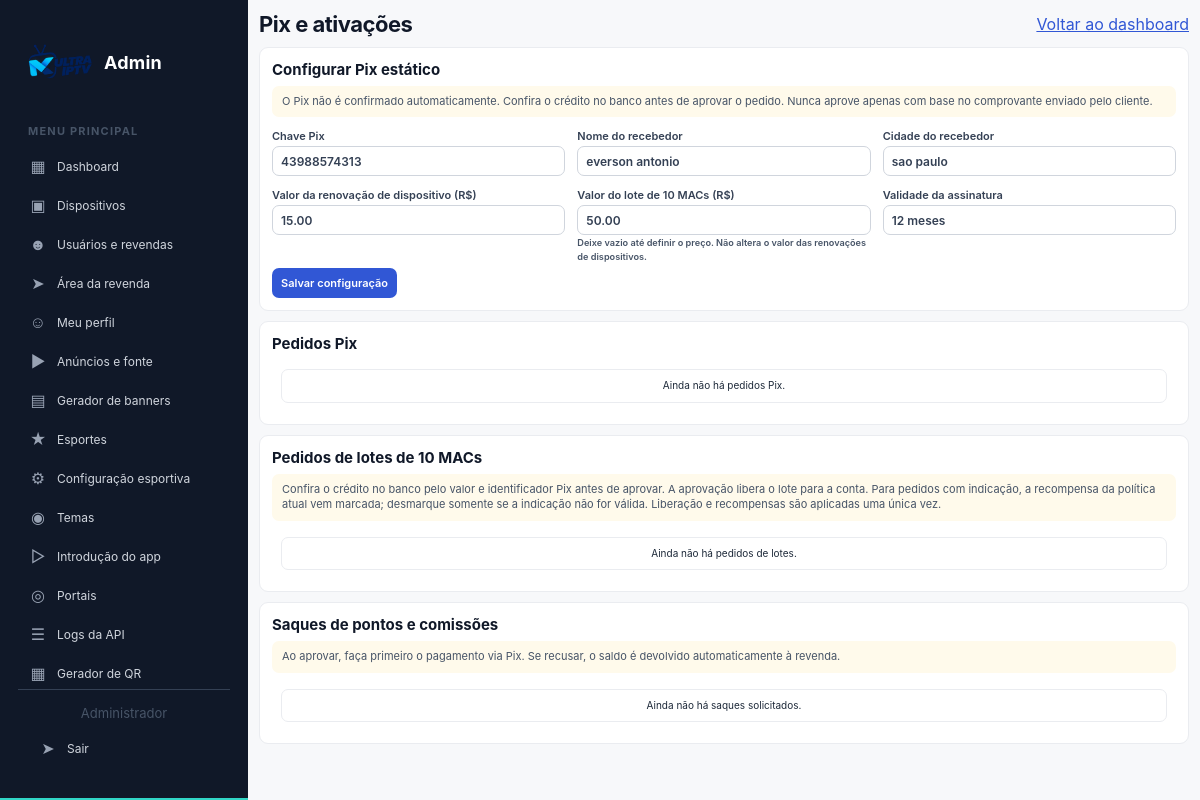
The page /admin/pix.php (signed in) on the database its author committed.
### tables this page shows
CREATE TABLE app_settings (
            setting_key TEXT PRIMARY KEY,
            setting_value TEXT NOT NULL DEFAULT ''
        );

CREATE TABLE pix_config (
            id INTEGER PRIMARY KEY CHECK (id = 1),
            pix_key TEXT NOT NULL DEFAULT '',
            merchant_name TEXT NOT NULL DEFAULT '',
            merchant_city TEXT NOT NULL DEFAULT '',
            amount_cents INTEGER NOT NULL DEFAULT 0,
            duration_days INTEGER NOT NULL DEFAULT 30,
            updated_at TEXT
        , "reseller_credit_amount_cents" INTEGER NOT NULL DEFAULT 0);

### admin/pix.php (the view, shortened to what the rows shown need)
<?php
require_once __DIR__ . '/../api/includes/db.php';
require_once __DIR__ . '/../api/includes/referrals.php';
$referralPolicy = getReferralRewardPolicy();
$db = getDB();
$config = $db->query('SELECT * FROM pix_config WHERE id = 1')->fetch();
?>
<!DOCTYPE html>
<html lang="pt-BR">
<head>
    <link rel="stylesheet" href="assets/panel.css">
</head>
<body class="admin-page pix-admin-page">
<?php require __DIR__ . '/navigation.php'; ?>
<main>
    <header class="top"><h1>Pix e ativações</h1><a href="index.php">Voltar ao dashboard</a></header>
    <section class="panel">
        <h2>Configurar Pix estático</h2>
        <form method="post">
            <div class="grid">
                <label>Chave Pix<input name="pix_key" maxlength="77" value="<?= $escape((string) ($config['pix_key'] ?? '')) ?>" required></label>
                <label>Nome do recebedor<input name="merchant_name" maxlength="100" value="<?= $escape((string) ($config['merchant_name'] ?? '')) ?>" required></label>
                <label>Cidade do recebedor<input name="merchant_city" maxlength="80" value="<?= $escape((string) ($config['merchant_city'] ?? '')) ?>" required></label>
                <label>Valor da renovação de dispositivo (R$)<input name="amount" inputmode="decimal" pattern="[0-9]+([,.][0-9]{1,2})?" value="<?= isset($config['amount_cents']) ? number_format((int) $config['amount_cents'] / 100, 2, '.', '') : '' ?>" required></label>
                <label>Valor do lote de <?= (int) $referralPolicy['credit_mac_amount'] ?> MACs (R$)<input name="credit_amount" inputmode="decimal" pattern="[0-9]+([,.][0-9]{1,2})?" value="<?= !empty($config['reseller_credit_amount_cents']) ? number_format((int) $config['reseller_credit_amount_cents'] / 100, 2, '.', '') : '' ?>"><small>Deixe vazio até definir o preço. Não altera o valor das renovações de dispositivos.</small></label>
            </div>
        </form>
    </section>
    <section class="panel">
        <h2>Pedidos Pix</h2>
    </section>
    <section class="panel" id="credit-orders">
        <h2>Pedidos de lotes de <?= (int) $referralPolicy['credit_mac_amount'] ?> MACs</h2>
    </section>
    <section class="panel">
        <h2>Saques de pontos e comissões</h2>
    </section>
</main>
</body>
</html>

### admin/navigation.php (shortened to what the rows shown need)
<?php
require_once __DIR__ . '/../api/includes/db.php';
require_once __DIR__ . '/../api/includes/branding.php';
$adminNavPrefix = !empty($isBannerGeneratorPage) ? '../admin/' : '';
$adminLogoPath = getDefaultApkBrandingPath(getDB(), 'logo');
$adminLogoUrl = $adminLogoPath === '' ? '' : getPublicBaseUrl() . $adminLogoPath;
$adminLogoAlt = 'Logo padrão do IBO Admin';
?>
<link rel="stylesheet" href="<?= htmlspecialchars($adminNavPrefix, ENT_QUOTES, 'UTF-8') ?>assets/panel.css?v=admin-logo-size-20261025-6">
<aside class="admin-nav">
    <div class="admin-brand"><span class="admin-brand-mark"><?php if ($adminLogoUrl !== ''): ?><img src="<?= htmlspecialchars($adminLogoUrl, ENT_QUOTES, 'UTF-8') ?>" alt="<?= $adminLogoAlt ?>"><?php else: ?>IB<?php endif; ?></span><span>Admin</span></div>
</aside>

### rows shown on the page
app_settings: setting_value (picture)
pix_config: pix_key "43988574313", merchant_name "everson antonio", merchant_city "sao paulo", amount "15.00", credit_amount "50.00"

### other values the page prints
$icon "▦"
$label "Dashboard"
$icon "▣"
$label "Dispositivos"
$icon "☻"
$label "Usuários e revendas"
$icon "➤"
$label "Área da revenda"
$icon "☺"
$label "Meu perfil"
$icon "▶"
$label "Anúncios e fonte"
$icon "▤"
$label "Gerador de banners"
$icon "★"
